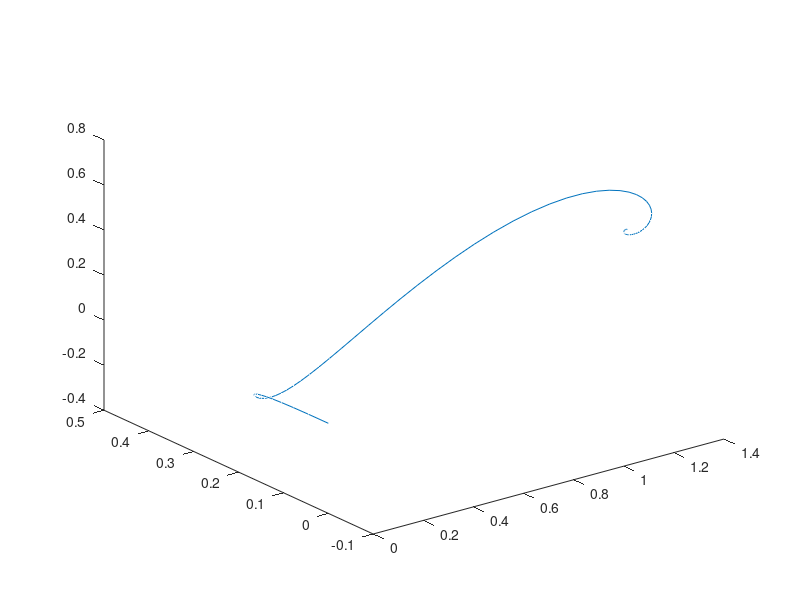

This figure's MATLAB source:
k = 2;
b = .5;
r = 1;
omega = 1.8;

f = @(t,x) [ x(2);
             -k * x(2) - x(3) + b; % r * cos(omega * t)
             3 * x(1).^2 * x(2) - x(2) ];



x_0 = [ 0;
        0;
        0];
    

t = linspace(0, 1000, 10000);

[TOUT, YOUT] = ode45(f, t, x_0);

plot3(YOUT(:,1),YOUT(:,2),YOUT(:,3));